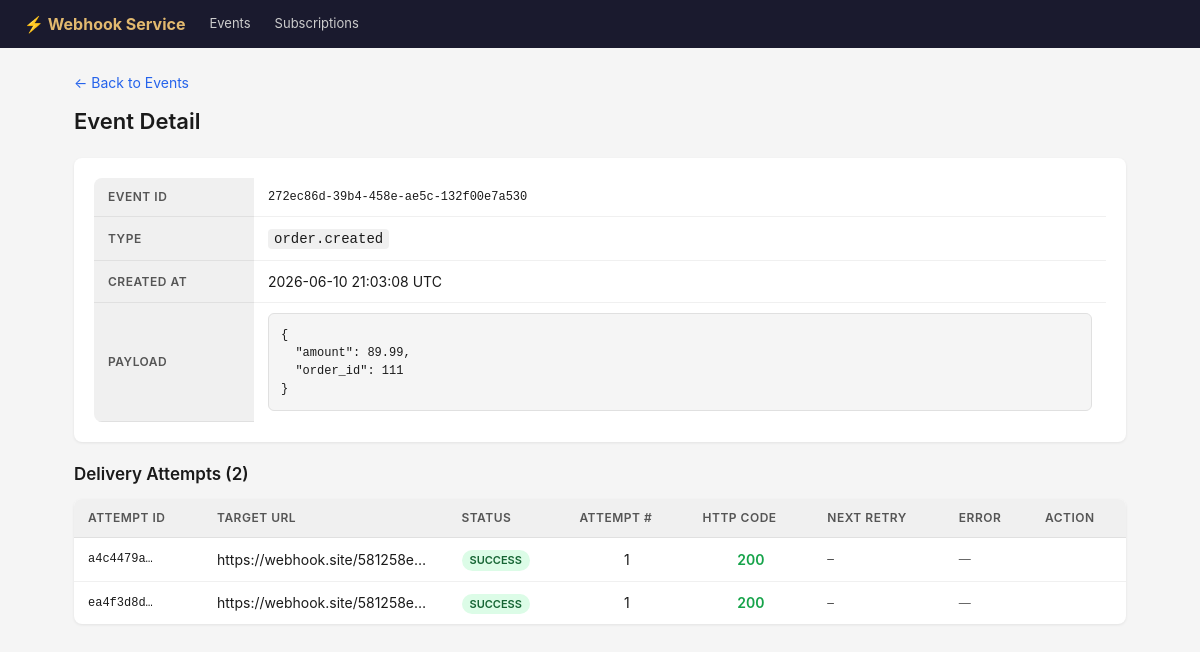
Screenshot of /dashboard/events/272ec86d-39b4-458e-ae5c-132f00e7a530 with the database file from the repository.
### tables this page shows
CREATE TABLE events (
                id          TEXT PRIMARY KEY,
                event_type  TEXT NOT NULL,
                payload     TEXT NOT NULL,  -- stored as JSON string
                created_at  TEXT NOT NULL
            );

CREATE TABLE delivery_attempts (
                id              TEXT PRIMARY KEY,
                event_id        TEXT NOT NULL REFERENCES events(id),
                subscription_id TEXT NOT NULL REFERENCES subscriptions(id),
                status          TEXT NOT NULL DEFAULT 'pending',
                -- status values: pending | success | failed | retrying
                attempt_number  INTEGER NOT NULL DEFAULT 1,
                next_retry_at   TEXT,       -- ISO datetime, NULL if done
                response_code   INTEGER,    -- HTTP status from subscriber
                response_body   TEXT,       -- first 500 chars of subscriber response
                error_message   TEXT,       -- network/timeout error if any
                created_at      TEXT NOT NULL,
                updated_at      TEXT NOT NULL
            );

CREATE TABLE subscriptions (
                id          TEXT PRIMARY KEY,
                target_url  TEXT NOT NULL,
                event_filter TEXT NOT NULL DEFAULT '*',
                secret      TEXT,           -- nullable; used for HMAC signing
                created_at  TEXT NOT NULL,
                is_active   INTEGER NOT NULL DEFAULT 1
            );

### app/main.py (the view)
@app.get("/dashboard/events/{event_id}", response_class=HTMLResponse)
def event_detail(request: Request, event_id: str):
    event = db.get_event_with_attempts(event_id)
    if not event:
        raise HTTPException(status_code=404, detail="Event not found")
    return templates.TemplateResponse(
        "event_detail.html",
        {"request": request, "event": event},
    )

### app/templates/event_detail.html (shortened to what this page needs)
{% extends "base.html" %}
{% block content %}
<p style="margin-bottom: 12px;"><a href="/dashboard">← Back to Events</a></p>
<h1>Event Detail</h1>
<div class="card">
    <table style="box-shadow: none;">
        <tr>
            <th style="width: 160px;">Event ID</th>
            <td class="mono">{{ event.id }}</td>
        </tr>
        <tr>
            <th>Type</th>
            <td><code style="background:#f0f0f0; padding:2px 6px; border-radius:4px;">{{ event.event_type }}</code></td>
        </tr>
        <tr>
            <th>Created At</th>
            <td>{{ event.created_at[:19].replace("T", " ") }} UTC</td>
        </tr>
        <tr>
            <th>Payload</th>
            <td><pre>{{ event.payload | tojson(indent=2) }}</pre></td>
        </tr>
    </table>
</div>
<h2>Delivery Attempts ({{ event.attempts|length }})</h2>
{% if event.attempts %}
<table>
    <thead>
        <tr>
            <th>Attempt ID</th>
            <th>Target URL</th>
            <th>Status</th>
            <th>Attempt #</th>
            <th>HTTP Code</th>
            <th>Next Retry</th>
            <th>Error</th>
            <th>Action</th>
        </tr>
    </thead>
    <tbody>
        {% for attempt in event.attempts %}
        <tr>
            <td class="mono">{{ attempt.id[:8] }}…</td>
            <td style="max-width: 200px; overflow: hidden; text-overflow: ellipsis; white-space: nowrap;">
                <span title="{{ attempt.target_url }}">{{ attempt.target_url }}</span>
            </td>
            <td>
                <span class="badge
                    {% if attempt.status == 'success' %}badge-success
                    {% elif attempt.status == 'failed' %}badge-failed
                    {% elif attempt.status == 'retrying' %}badge-retrying
                    {% else %}badge-pending{% endif %}">
                    {{ attempt.status }}
                </span>
            </td>
            <td style="text-align: center;">{{ attempt.attempt_number }}</td>
            <td style="text-align: center;">
                {% if attempt.response_code %}
                    <span style="font-weight: 600; color:
                        {% if attempt.response_code < 300 %}#16a34a
                        {%elif attempt.response_code < 500 %}#92400e
                        {%else %}#991b1b{% endif %}">
                        {{ attempt.response_code }}
                    </span>
                {% else %}—{% endif %}
            </td>
            <td class="mono" style="font-size: 11px;">
                {% if attempt.next_retry_at %}
                    {{ attempt.next_retry_at[:19].replace("T", " ") }}
                {% else %}—{% endif %}
            </td>
            <td style="max-width: 180px; font-size: 12px; color: #666;">
                {{ attempt.error_message or "—" }}
            </td>
            <td>
            </td>
        </tr>
        {% endfor %}
    </tbody>
</table>
{% else %}
<div class="card">
    <p class="empty">No delivery attempts yet — the worker will pick this up shortly.</p>
</div>
{% endif %}
{% endblock %}

### app/templates/base.html (style rules this page uses)
* { box-sizing: border-box; margin: 0; padding: 0; }
body { font-family: -apple-system, BlinkMacSystemFont, "Segoe UI", Roboto, sans-serif; background: #f5f5f5; color: #1a1a1a; font-size: 14px; line-height: 1.5; }
h1 { font-size: 22px; font-weight: 600; margin-bottom: 20px; }
h2 { font-size: 17px; font-weight: 600; margin-bottom: 12px; }
table { width: 100%; border-collapse: collapse; background: white; border-radius: 8px; overflow: hidden; box-shadow: 0 1px 3px rgba(0,0,0,0.08); }
th { background: #f0f0f0; padding: 10px 14px; text-align: left; font-weight: 600; font-size: 12px; text-transform: uppercase; letter-spacing: 0.5px; color: #555; border-bottom: 1px solid #e0e0e0; }
td { padding: 10px 14px; border-bottom: 1px solid #f0f0f0; vertical-align: middle; }
tr:last-child td { border-bottom: none; }
a { color: #2563eb; text-decoration: none; }
.badge { display: inline-block; padding: 2px 8px; border-radius: 12px; font-size: 11px; font-weight: 600; text-transform: uppercase; }
.badge-success { background: #dcfce7; color: #166534; }
.card { background: white; border-radius: 8px; padding: 20px; box-shadow: 0 1px 3px rgba(0,0,0,0.08); margin-bottom: 20px; }
.mono { font-family: "SFMono-Regular", Consolas, monospace; font-size: 12px; }
pre { background: #f5f5f5; border: 1px solid #e0e0e0; border-radius: 6px; padding: 12px; overflow-x: auto; font-size: 12px; }

### rows the page displays
events: id "272ec86d-39b4-458e-ae5c-132f00e7a530", event_type "order.created", created_at "2026-06-10 21:03:08"
delivery_attempts: id "a4c4479a", target_url "https://webhook.site/581258e…", status "SUCCESS", attempt_number "1", response_code "200", error_message "—"
delivery_attempts: id "ea4f3d8d", target_url "https://webhook.site/581258e…", status "SUCCESS", attempt_number "1", response_code "200", error_message "—"

### other values shown
{{ event.payload | tojson(indent=2) }} "{ \"amount\": 89.99, \"order_id\": 111 }"
{{ event.attempts|length }} "2"
